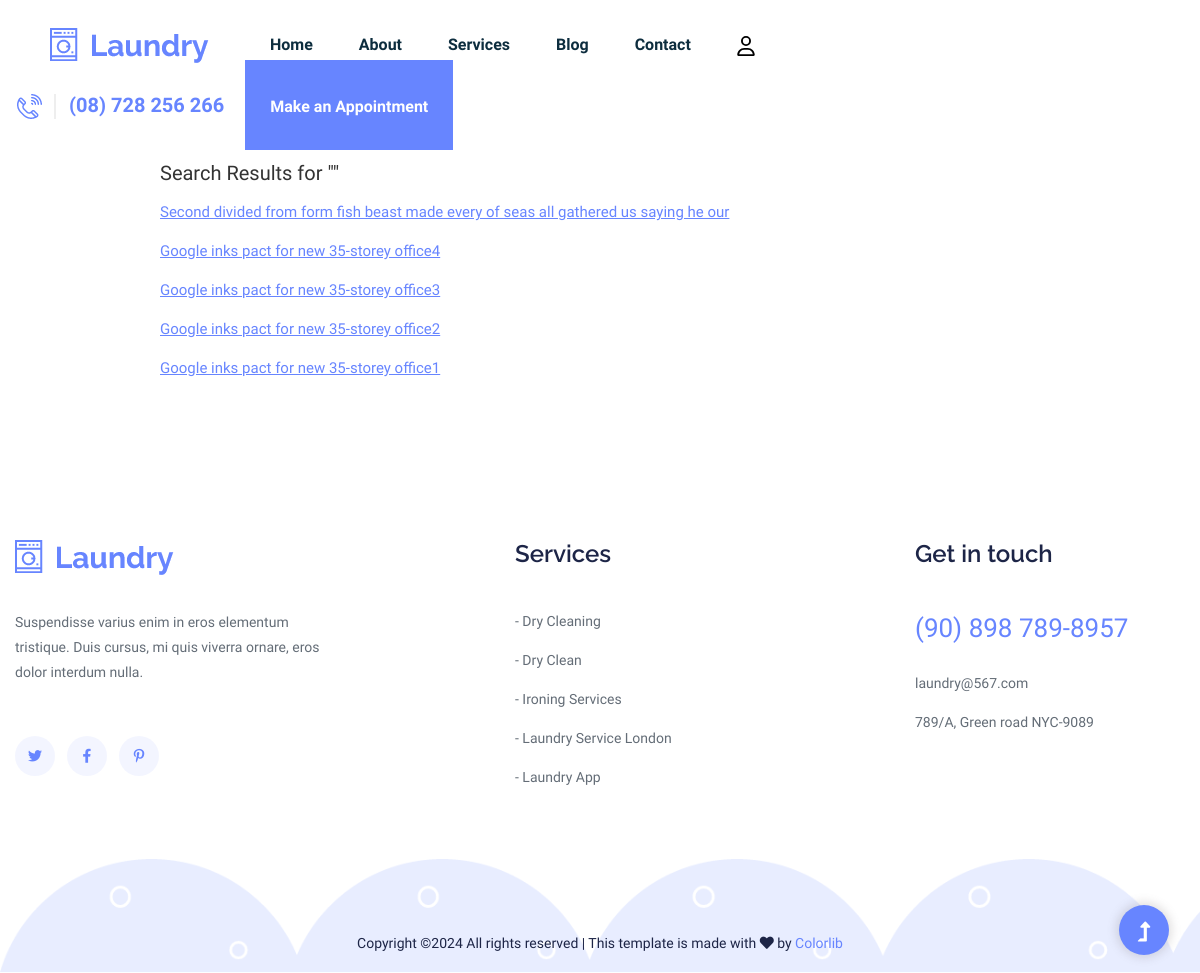
/Blog/search/, run on the app's committed database.
### Blog/models.py (models this page shows)
class Blog(models.Model):
    author = models.ForeignKey(Author, on_delete=models.CASCADE,null=True)
    image = models.ImageField(upload_to='blog_images/')
    date = models.DateField(default=timezone.now)
    title = models.CharField(max_length=200)
    content = RichTextField()
    categories = models.ManyToManyField(Category)
    def __str__(self):
        return self.title

### Blog/views.py (the view)
# urls.py: path('search/', views.search_view, name='search_results'),
def search_view(request):
    booking =Booking.objects.all()
    services = LaundryService.objects.all()
    form = BookingForm()
    query = request.GET.get('q', '')
    print(f"Search Query: {query}")
    results = Blog.objects.filter(title__icontains=query)
    print(f"Search Results: {results}")
    return render(request, 'blog/search_results.html', {'query': query, 'results': results,'form': form,'services':services,'booking':booking})

### Blog/templates/blog/search_results.html (shortened to what this page needs)
{% extends 'main/base.html' %}
{% load static %}
{% block content %}
<section class="section">
    <h2 class="h2">Search Results for "{{ query }}"</h2>
    {% if results %}
        <ul style="list-style: none; padding: 0;">
            {% for blog in results %}
                <li style="margin: 1.5rem 0;">
                    <a href="{% url 'Blog:blog_details' blog.pk %}" class="text">
                        {{ blog.title }}
                    </a>
                </li>
            {% endfor %}
        </ul>
    {% else %}
        <p style="color: #555; font-size: 1.2rem;">No results found.</p>
    {% endif %}
</section>
{% endblock %}

### Blog/templates/blog/search_results.html (style rules this page uses)
.text { color: #6785FF;text-decoration:underline; font-size: 1.5rem; }
.h2 { color: #333; font-size: 2rem; margin-bottom: 1rem; }
.section { margin:4rem 16rem; }

### data on the page
Blog: title "Second divided from form fish beast made every of seas all gathered us saying he our"
Blog: title "Google inks pact for new 35-storey office4"
Blog: title "Google inks pact for new 35-storey office3"
Blog: title "Google inks pact for new 35-storey office2"
Blog: title "Google inks pact for new 35-storey office1"
